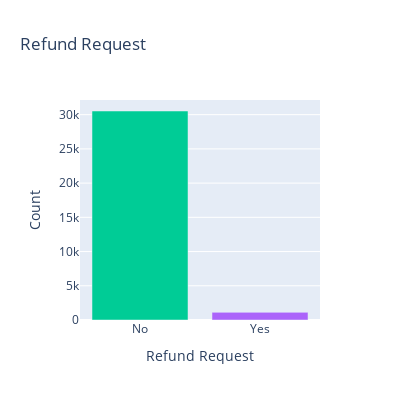

Notebook cell for this chart:
### Code cell
fig = px.bar(Refund_request, x=Refund_request.index, y=Refund_request.values, color=Refund_request.index,
             labels={'x': 'Refund Request', 'y': 'Count'}, title='Refund Request',
             color_discrete_map={'Online': 'blue', 'In-Store': 'green'})

fig.update_layout(xaxis_title='Refund Request', yaxis_title='Count', showlegend=False)

fig.update_layout(
    xaxis_title='Refund Request',
    yaxis_title='Count',
    showlegend=False,
    height=400,  
    width=400    
)

fig.show()

### Figure 1 — Plotly figure (JSON) as saved in the notebook; plotly's stock layout.template omitted (floating-point values rounded to 4 significant figures)
{"data": [{"alignmentgroup": "True", "hovertemplate": "Refund Request=%{x}<br>Count=%{y}<extra></extra>", "legendgroup": "No", "marker": {"color": "#00cc96", "pattern": {"shape": ""}}, "name": "No", "offsetgroup": "No", "orientation": "v", "showlegend": true, "textposition": "auto", "type": "bar", "x": ["No"], "xaxis": "x", "y": [30535], "yaxis": "y"}, {"alignmentgroup": "True", "hovertemplate": "Refund Request=%{x}<br>Count=%{y}<extra></extra>", "legendgroup": "Yes", "marker": {"color": "#ab63fa", "pattern": {"shape": ""}}, "name": "Yes", "offsetgroup": "Yes", "orientation": "v", "showlegend": true, "textposition": "auto", "type": "bar", "x": ["Yes"], "xaxis": "x", "y": [1118], "yaxis": "y"}], "layout": {"barmode": "relative", "height": 400, "legend": {"title": {"text": "Refund Request"}, "tracegroupgap": 0}, "showlegend": false, "title": {"text": "Refund Request"}, "width": 400, "xaxis": {"anchor": "y", "categoryarray": ["No", "Yes"], "categoryorder": "array", "domain": [0, 1], "title": {"text": "Refund Request"}}, "yaxis": {"anchor": "x", "domain": [0, 1], "title": {"text": "Count"}}}}
